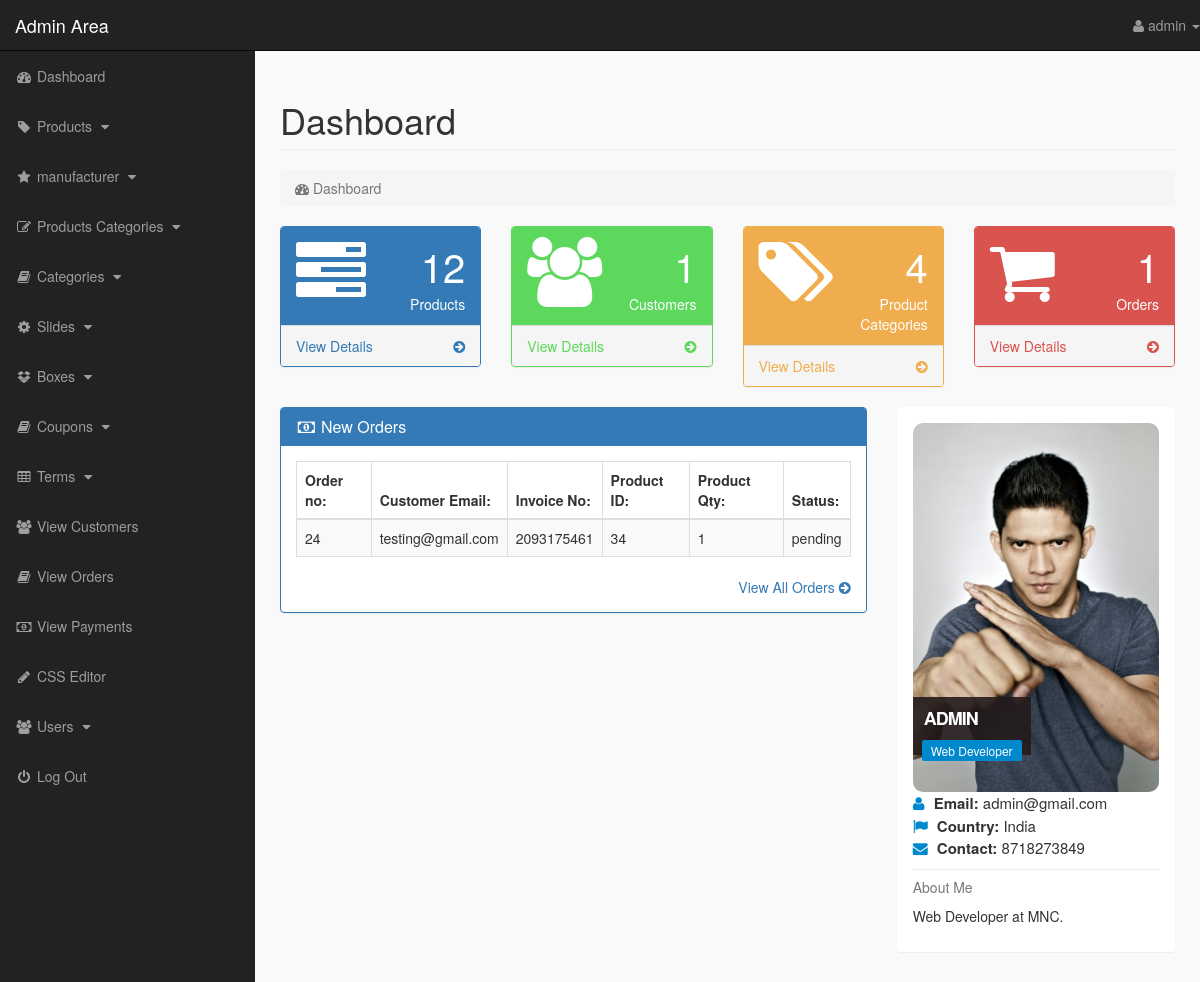
The page /admin_area/index.php?dashboard (signed in) on the database its author committed.
### tables this page shows
CREATE TABLE `pending_orders` (
  `order_id` int(10) NOT NULL,
  `customer_id` int(10) NOT NULL,
  `invoice_no` int(10) NOT NULL,
  `product_id` text NOT NULL,
  `qty` int(10) NOT NULL,
  `order_status` text NOT NULL,
  `s_email` varchar(100) NOT NULL
);

CREATE TABLE `customers` (
  `customer_id` int(10) NOT NULL,
  `customer_name` varchar(255) NOT NULL,
  `customer_email` varchar(255) NOT NULL,
  `customer_pass` varchar(255) NOT NULL,
  `customer_country` text NOT NULL,
  `customer_city` text NOT NULL,
  `customer_contact` varchar(255) NOT NULL,
  `customer_address` text NOT NULL,
  `customer_image` text NOT NULL,
  `customer_ip` varchar(100) NOT NULL
);

### admin_area/dashboard.php (the view, shortened to what this page needs)
<?php
    if(!isset($_SESSION['admin_email'])){
        echo "<script>window.open('login.php','_self')</script>";
    }else{
?>
<div class="row">
    <div class="col-lg-12">
        <h1 class="page-header"> Dashboard </h1>
        <ol class="breadcrumb">
            <li class="active">
                <i class="fa fa-dashboard"></i> Dashboard
            </li>
        </ol>
    </div>
</div>
<div class="row">
    <div class="col-lg-3 col-md-6">
        <div class="panel panel-primary">
            <div class="panel-heading">
                <div class="row">
                    <div class="col-xs-3">
                        <i class="fa fa-tasks fa-5x"></i>
                    </div>
                    <div class="col-xs-9 text-right">
                        <div class="huge"> <?php echo $count_products; ?> </div>
                        <div> Products </div>
                    </div>
                </div>
            </div>
            <a href="index.php?view_products">
                <div class="panel-footer">
                    <span class="pull-left">
                        View Details
                    </span>
                    <span class="pull-right">
                        <i class="fa fa-arrow-circle-right"></i>
                    </span>
                    <div class="clearfix"></div>
                </div>
            </a>
        </div>
    </div>
    <div class="col-lg-3 col-md-6">
        <div class="panel panel-green">
            <div class="panel-heading">
                <div class="row">
                    <div class="col-xs-3">
                        <i class="fa fa-users fa-5x"></i>
                    </div>
                    <div class="col-xs-9 text-right">
                        <div class="huge"> <?php echo $count_customers; ?> </div>
                        <div> Customers </div>
                    </div>
                </div>
            </div>
            <a href="index.php?view_customers">
                <div class="panel-footer">
                    <span class="pull-left">
                        View Details
                    </span>
                    <span class="pull-right">
                        <i class="fa fa-arrow-circle-right"></i>
                    </span>
                    <div class="clearfix"></div>
                </div>
            </a>
        </div>
    </div>
    <div class="col-lg-3 col-md-6">
        <div class="panel panel-orange">
            <div class="panel-heading">
                <div class="row">
                    <div class="col-xs-3">
                        <i class="fa fa-tags fa-5x"></i>
                    </div>
                    <div class="col-xs-9 text-right">
                        <div class="huge"> <?php echo $count_p_categories; ?> </div>
                        <div> Product Categories </div>
                    </div>
                </div>
            </div>
            <a href="index.php?view_p_cats">
                <div class="panel-footer">
                    <span class="pull-left">
                        View Details
                    </span>
                    <span class="pull-right">
                        <i class="fa fa-arrow-circle-right"></i>
                    </span>
                    <div class="clearfix"></div>
                </div>
            </a>
        </div>
    </div>
    <div class="col-lg-3 col-md-6">
        <div class="panel panel-red">
            <div class="panel-heading">
                <div class="row">
                    <div class="col-xs-3">
                        <i class="fa fa-shopping-cart fa-5x"></i>
                    </div>
                    <div class="col-xs-9 text-right">
                        <div class="huge"> <?php echo $count_pending_orders; ?> </div>
                        <div> Orders </div>
                    </div>
                </div>
            </div>
            <a href="index.php?view_orders">
                <div class="panel-footer">
                    <span class="pull-left">
                        View Details
                    </span>
                    <span class="pull-right">
                        <i class="fa fa-arrow-circle-right"></i>
                    </span>
                    <div class="clearfix"></div>
                </div>
            </a>
        </div>
    </div>
</div>
<div class="row">
    <div class="col-lg-8">
        <div class="panel panel-primary">
            <div class="panel-heading">
                <h3 class="panel-title">
                    <i class="fa fa-money fa-fw"></i> New Orders
                </h3>
            </div>
            <div class="panel-body">
                <div class="table-responsive">
                    <table class="table table-hover table-striped table-bordered">
                        <thead>
                            <tr>
                                <th> Order no: </th>
                                <th> Customer Email: </th>
                                <th> Invoice No: </th>
                                <th> Product ID: </th>
                                <th> Product Qty: </th>
                                <th> Status: </th>
                            </tr>
                        </thead>
                        <tbody>
                            <?php
                                $get_order = "select * from pending_orders order by 1 DESC LIMIT 0,5";
                                $run_order = mysqli_query($con,$get_order);
                                while($row_order=mysqli_fetch_array($run_order)){
                                    $order_id = $row_order['order_id'];
                                    $c_id = $row_order['customer_id'];
                                    $invoice_no = $row_order['invoice_no'];
                                    $product_id = $row_order['product_id'];
                                    $qty = $row_order['qty'];
                                    $order_status = $row_order['order_status'];
                            ?>
                            <tr>
                                <td> <?php echo $order_id; ?> </td>
                                <td>
                                    <?php
                                        $get_customer = "select * from customers where customer_id='$c_id'";
                                        $run_customer = mysqli_query($con,$get_customer);
                                        $row_customer = mysqli_fetch_array($run_customer);
                                        $customer_email = $row_customer['customer_email'];
                                        echo $customer_email;
                                    ?>
                                </td>
                                <td> <?php echo $invoice_no; ?> </td>
                                <td> <?php echo $product_id; ?> </td>
                                <td> <?php echo $qty; ?> </td>
                                <td>
                                    <?php
                                        if($order_status=='pending'){
                                            echo $order_status='pending';
                                        }else{
                                            echo $order_status='Complete';
                                        }
                                    ?>
                                </td>
                            </tr>
                            <?php } ?>
                        </tbody>
                    </table>
                </div>
                <div class="text-right">
                    <a href="index.php?view_orders">
                        View All Orders <i class="fa fa-arrow-circle-right"></i>
                    </a>
                </div>
            </div>
        </div>
    </div>
    <div class="col-md-4">
        <div class="panel">
            <div class="panel-body">
                <div class="mb-md thumb-info">
                    <img src="admin_images/<?php echo $admin_image; ?>" alt="<?php echo $admin_image; ?>" class="rounded img-responsive">
                    <div class="thumb-info-title">
                        <span class="thumb-info-inner"> <?php echo $admin_name; ?> </span>
                        <span class="thumb-info-type"> <?php echo $admin_job; ?> </span>
                    </div>
                </div>
                <div class="mb-md">
                    <div class="widget-content-expanded">
                        <i class="fa fa-user"></i> <span> Email: </span> <?php echo $admin_email; ?> <br/>
                        <i class="fa fa-flag"></i> <span> Country: </span> <?php echo $admin_country; ?> <br/>
                        <i class="fa fa-envelope"></i> <span> Contact: </span> <?php echo $admin_contact; ?> <br/>
                    </div>
                    <hr class="dotted short">
                    <h5 class="text-muted"> About Me </h5>
                    <p>
                        <?php echo $admin_about; ?>
                    </p>
                </div>
            </div>
        </div>
    </div>
</div>
<?php } ?>

### admin_area/includes/sidebar.php (shortened to what this page needs)
<?php
    if(!isset($_SESSION['admin_email'])){
        echo "<script>window.open('login.php','_self')</script>";
    }else{
?>
<nav class="navbar navbar-inverse navbar-fixed-top">
    <div class="navbar-header">
        <a href="index.php?dashboard" class="navbar-brand">Admin Area</a>
    </div>
    <ul class="nav navbar-right top-nav">
        <li class="dropdown">
            <a href="#" class="dropdown-toggle" data-toggle="dropdown">
                <i class="fa fa-user"></i> <?php echo $admin_name;  ?> <b class="caret"></b>
            </a>
        </li>
    </ul>
    <div class="collapse navbar-collapse navbar-ex1-collapse">
        <ul class="nav navbar-nav side-nav">
            <li>
                <a href="index.php?dashboard">
                        <i class="fa fa-fw fa-dashboard"></i> Dashboard
                </a>
            </li>
            <li>
                <a href="#" data-toggle="collapse" data-target="#products">
                        <i class="fa fa-fw fa-tag"></i> Products
                        <i class="fa fa-fw fa-caret-down"></i>
                </a>
            </li>
            <li>
                <a href="#" data-toggle="collapse" data-target="#manufacturer">
                        <i class="fa fa-fw fa-star"></i> manufacturer
                        <i class="fa fa-fw fa-caret-down"></i>
                </a>
            </li>
            <li>
                <a href="#" data-toggle="collapse" data-target="#p_cat">
                        <i class="fa fa-fw fa-edit"></i> Products Categories
                        <i class="fa fa-fw fa-caret-down"></i>
                </a>
            </li>
            <li>
                <a href="#" data-toggle="collapse" data-target="#cat">
                        <i class="fa fa-fw fa-book"></i> Categories
                        <i class="fa fa-fw fa-caret-down"></i>
                </a>
            </li>
            <li>
                <a href="#" data-toggle="collapse" data-target="#slides">
                        <i class="fa fa-fw fa-gear"></i> Slides
                        <i class="fa fa-fw fa-caret-down"></i>
                </a>
            </li>
            <li>
                <a href="#" data-toggle="collapse" data-target="#boxes">
                        <i class="fa fa-fw fa-dropbox"></i> Boxes
                        <i class="fa fa-fw fa-caret-down"></i>
                </a>
            </li>
            <li>
                <a href="#" data-toggle="collapse" data-target="#coupon">
                        <i class="fa fa-fw fa-book"></i> Coupons
                        <i class="fa fa-fw fa-caret-down"></i>
                </a>
            </li>
            <li>
                <a href="#" data-toggle="collapse" data-target="#terms">
                        <i class="fa fa-fw fa-table"></i> Terms
                        <i class="fa fa-fw fa-caret-down"></i>
                </a>
            </li>
            <li>
                <a href="index.php?view_customers">
                    <i class="fa fa-fw fa-users"></i> View Customers
                </a>
            </li>
            <li>
                <a href="index.php?view_orders">
                    <i class="fa fa-fw fa-book"></i> View Orders
                </a>
            </li>
            <li>
                <a href="index.php?view_payments">
                    <i class="fa fa-fw fa-money"></i> View Payments
                </a>
            </li>
            <li>
                <a href="index.php?edit_css">
                    <i class="fa fa-fw fa-pencil"></i> CSS Editor
                </a>
            </li>
            <li>
                <a href="#" data-toggle="collapse" data-target="#users">
                        <i class="fa fa-fw fa-users"></i> Users
                        <i class="fa fa-fw fa-caret-down"></i>
                </a>
            </li>
            <li>
                <a href="logout.php">
                    <i class="fa fa-fw fa-power-off"></i> Log Out
                </a>
            </li>
        </ul>
    </div>
</nav>
<?php } ?>

### admin_area/css/style.css (style rules this page uses)
body { margin-top: 100px; }
@media (min-width: 768px) { body { margin-top: 50px; } }
.top-nav { 0 15px; }
.top-nav>li { float: left; display: inline-block; }
.top-nav>li>a { color: #999999; line-height: 20px; padding-top: 15px; padding-bottom: 15px; }
@media (min-width: 768px) { .side-nav { position: fixed; top: 51px; bottom: 0; width: 255px; overflow-y: auto; overflow-x: hidden; background-color: #222222; padding-bottom: 40px; border-radius: 0; } }
@media (min-width: 768px) { .side-nav>li>a { width: 255px; } }
.huge { font-size: 40px; line-height: normal; }
.panel-green { border-color: #5cd85c; }
.panel-green>.panel-heading { color: #ffffff; background-color: #5cd85c; }
.panel-green>a { color: #5cd85c; }
.panel-orange { border-color: #f0ad4e; }
.panel-orange>.panel-heading { color: #ffffff; background-color: #f0ad4e; }
.panel-orange>a { color: #f0ad4e; }
.panel-red { border-color: #d9534f; }
.panel-red>.panel-heading { color: #ffffff; background-color: #d9534f; }
.panel-red>a { color: #d9534f; }
.panel-body { border-radius: 5px; }
.thumb-info { position: relative; }
.rounded { border-radius: 10px; }
hr { border: 0; height: 1px; margin: 10px 0 10px 0; }
hr.dotted { border-bottom: 1px #dddddd dotted; height: 0px; margin: 10px 0 10px 0; }
.thumb-info .thumb-info-title { background: rgba(36,27,28,.9); bottom: 10%; color: #ffffff; font-size: 18px; font-weight: 600; left: 0; letter-spacing: -1px; padding: 9px 11px 9px; position: absolute; text-transform: uppercase; z-index: 1; }
.thumb-info .thumb-info-inner { display: block; }
.thumb-info .thumb-info-type { background: #0088cc; display: inline-block; border-radius: 2px; float: left; font-size: 12px; font-weight: 400; letter-spacing: 0; margin: 8px -2px -15px -2px; padding: 2px 9px; text-transform: none; }
.widget-content-expanded { font-size: 15px; }
.widget-content-expanded span { font-weight: 600; }
.widget-content-expanded i { color: #0088cc; margin-right: 5px; }

### rows shown on the page
pending_orders: order_id "24", customer.customer_email "testing@gmail.com", invoice_no "2093175461", product "34", qty "1"

### other values the page prints
$admin_name "admin"
$count_products "12"
$count_customers "1"
$count_p_categories "4"
$count_pending_orders "1"
$admin_name "ADMIN"
$admin_job "Web Developer"
$admin_email "admin@gmail.com"
$admin_country "India"
$admin_contact "8718273849"
$admin_about "Web Developer at MNC."
